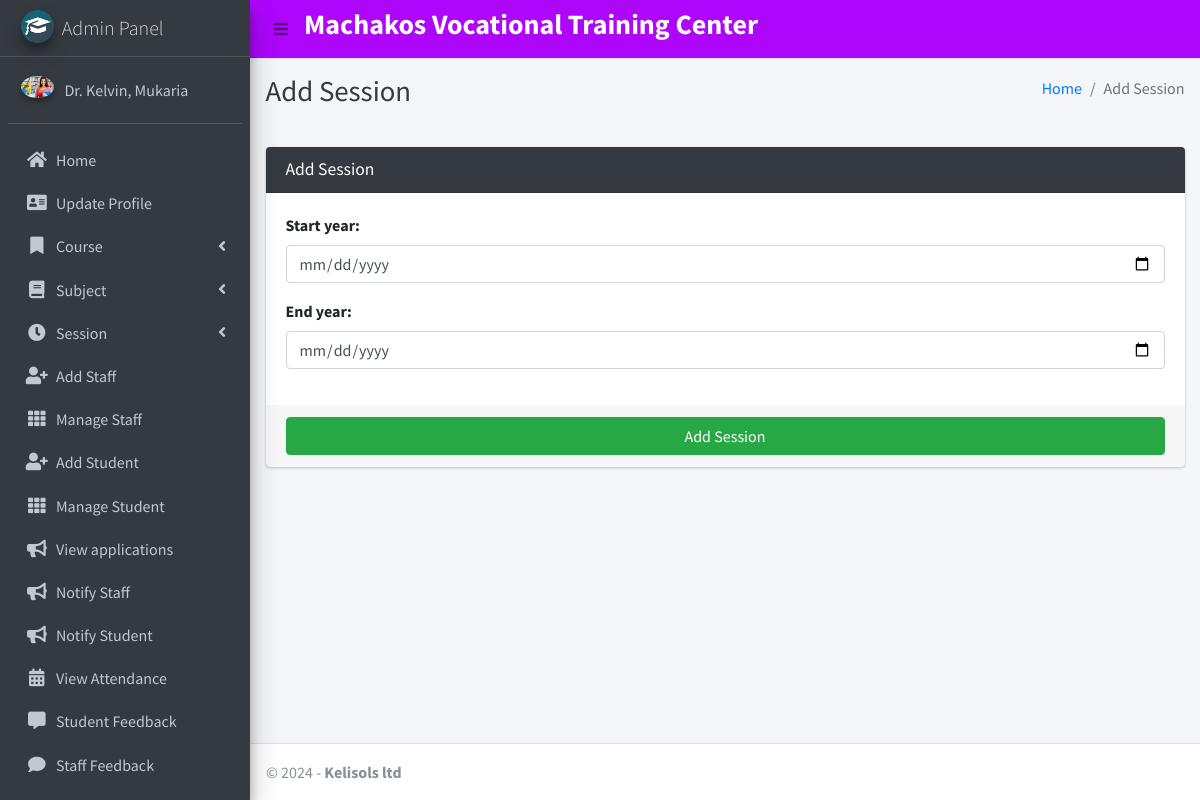
The page /add_session/ (signed in) on the database its author committed.
### main_app/models.py (models this page shows)
class CustomUser(AbstractUser):
    USER_TYPE = ((1, "HOD"), (2, "Staff"), (3, "Student"))
    GENDER = [("M", "Male"), ("F", "Female")]
    username = None  # Removed username, using email instead
    email = models.EmailField(unique=True)
    user_type = models.CharField(default=1, choices=USER_TYPE, max_length=1)
    gender = models.CharField(max_length=1, choices=GENDER)
    profile_pic = models.ImageField()
    address = models.TextField()
    fcm_token = models.TextField(default="")  # For firebase notifications
    created_at = models.DateTimeField(auto_now_add=True)
    updated_at = models.DateTimeField(auto_now=True)
    USERNAME_FIELD = "email"
    REQUIRED_FIELDS = []
    objects = CustomUserManager()
    def __str__(self):
        return self.last_name + ", " + self.first_name

### main_app/hod_views.py (the view, shortened to what this page needs)
# urls.py: path("add_session/", hod_views.add_session, name='add_session'),
def add_session(request):
    form = SessionForm(request.POST or None)
    context = {'form': form, 'page_title': 'Add Session'}
    return render(request, "hod_template/add_session_template.html", context)

### main_app/forms.py
class SessionForm(FormSettings):
    def __init__(self, *args, **kwargs):
        super(SessionForm, self).__init__(*args, **kwargs)
    class Meta:
        model = Session
        fields = '__all__'
        widgets = {
            'start_year': DateInput(attrs={'type': 'date'}),
            'end_year': DateInput(attrs={'type': 'date'}),
        }

### main_app/templates/hod_template/add_session_template.html
{% extends 'main_app/base.html' %}
{% load static %}
{% block page_title %}{{page_title}}{% endblock page_title %}
{% block content %}
<section class="content">
    <div class="container-fluid">
        <div class="row">
            <div class="col-md-12">
                <div class="card card-dark">
                    <div class="card-header">
                        <h3 class="card-title">{{page_title}}</h3>
                    </div>
                    {% include "main_app/form_template.html" with messages=messages  form=form button_text="Add Session"%}
                </div>
            </div>
        </div>
    </div>
</section>
{% endblock content %}

### main_app/templates/main_app/sidebar_template.html (shortened to what this page needs)
{% load static %}
<aside class="main-sidebar sidebar-dark-info elevation-4" >
    {% if request.user.user_type == '1' %}
    <a href="{% url 'admin_home' %}" class="brand-link">
        <img src="{% static 'dist/img/cmsl.png' %} " alt="AdminLTE Logo"
            class="brand-image img-circle elevation-3" >
        <span class="brand-text font-weight-light">Admin Panel</span>
    </a>
    <div class="sidebar" >
        <div class="user-panel mt-3 pb-3 mb-3 d-flex">
            <div class="image">
                <img src="{{ request.user.profile_pic}}" class="img-circle elevation-2" alt="User Image">
            </div>
            <div class="info">
                <a href="#" class="d-block">{{user}}</a>
            </div>
        </div>
        <nav class="mt-2">
            <ul class="nav nav-pills nav-sidebar flex-column" data-widget="treeview" role="menu" data-accordion="false">
                <li class="nav-item">
                    {% url 'admin_home' as admin_home %}
                    <a href="{{admin_home}}" class="nav-link {% if admin_home == request.path %} active {% endif %}">
                        <i class="nav-icon fas fa-home"></i>
                        <p>
                            Home
                        </p>
                    </a>
                </li>
                <li class="nav-item">
                    {% url 'admin_view_profile' as admin_view_profile %}
                    <a href="{{admin_view_profile}}"
                        class="nav-link {% if admin_view_profile == request.path %} active {% endif %}">
                        <i class="nav-icon fas fa-address-card"></i>
                        <p>
                            Update Profile
                        </p>
                    </a>
                </li>
                <li class="nav-item has-treeview">
                    <a href="#" class="nav-link">
                        <i class="nav-icon fas fa-bookmark"></i>
                        <p>
                            Course
                            <i class="fas fa-angle-left right"></i>
                        </p>
                    </a>
                </li>
                <li class="nav-item has-treeview">
                    <a href="#" class="nav-link">
                        <i class="nav-icon fas fa-book"></i>
                        <p>
                            Subject
                            <i class="fas fa-angle-left right"></i>
                        </p>
                    </a>
                </li>
                <li class="nav-item has-treeview">
                    <a href="#" class="nav-link">
                        <i class="nav-icon fas fa-clock"></i>
                        <p>
                            Session
                            <i class="fas fa-angle-left right"></i>
                        </p>
                    </a>
                </li>
                <li class="nav-item">
                    {% url 'add_staff' as add_staff %}
                    <a href="{{add_staff}}" class="nav-link {% if add_staff == request.path %} active {% endif %}">
                        <i class="nav-icon fas fa-user-plus"></i>
                        <p>
                            Add Staff
                        </p>
                    </a>
                </li>
                <li class="nav-item">
                    {% url 'manage_staff' as manage_staff %}
                    {% url 'edit_staff' staff_id as edit_staff %}
                    <a href="{{manage_staff}}"
                        class="nav-link {% if manage_staff == request.path or request.path == edit_staff %} active {% endif %}">
                        <i class="nav-icon fas fa-th"></i>
                        <p>
                            Manage Staff
                        </p>
                    </a>
                </li>
                <li class="nav-item">
                    {% url 'add_student' as add_student%}
                    <a href="{{add_student}}" class="nav-link  {% if add_student == request.path %} active {% endif %}">
                        <i class="nav-icon fas fa-user-plus"></i>
                        <p>
                            Add Student
                        </p>
                    </a>
                </li>
                <li class="nav-item">
                    {% url 'manage_student' as manage_student %}
                    {% url 'edit_student' student_id as edit_student %}
                    <a href="{{manage_student}}"
                        class="nav-link  {% if edit_student == request.path or manage_student == request.path %} active {% endif %}">
                        <i class="nav-icon fas fa-th"></i>
                        <p>
                            Manage Student
                        </p>
                    </a>
                </li>
                <li class="nav-item">
                    {% url 'applicants_list' as applicants_list %}
                    <a href="{{applicants_list}}"
                        class="nav-link {% if applicants_list == request.path %} active {% endif %}">
                        <i class="nav-icon fas fa-bullhorn"></i>
                        <p>
                            View applications
                        </p>
                    </a>
                </li>
                <li class="nav-item">
                    {% url 'admin_notify_staff' as admin_notify_staff %}
                    <a href="{{admin_notify_staff}}"
                        class="nav-link {% if admin_notify_staff == request.path %} active {% endif %}">
                        <i class="nav-icon fas fa-bullhorn"></i>
                        <p>
                            Notify Staff
                        </p>
                    </a>
                </li>
                <li class="nav-item">
                    {% url 'admin_notify_student' as admin_notify_student %}
                    <a href="{{admin_notify_student}}"
                        class="nav-link {% if admin_notify_student == request.path %} active {% endif %}">
                        <i class="nav-icon fas fa-bullhorn"></i>
                        <p>
                            Notify Student
                        </p>
                    </a>
                </li>
                <li class="nav-item">
                    {% url 'admin_view_attendance' as admin_view_attendance %}
                <li class="nav-item">
                    <a href="{{admin_view_attendance}}"
                        class="nav-link  {% if admin_view_attendance == request.path %} active {% endif %}">
                        <i class="nav-icon fas fa-calendar-alt"></i>
                        <p>
                            View Attendance
                        </p>
                    </a>
                </li>
                <li class="nav-item">
                    {% url 'student_feedback_message' as student_feedback_message %}
                    <a href="{{ student_feedback_message }}"
                        class="nav-link  {% if student_feedback_message == request.path %} active {% endif %}">
                        <i class="nav-icon fas fa-comment-alt"></i>
                        <p>
                            Student Feedback
                        </p>
                    </a>
                </li>
                <li class="nav-item">
                    {% url 'staff_feedback_message' as staff_feedback_message %}
                    <a href="{{staff_feedback_message}}"
                        class="nav-link   {% if staff_feedback_message == request.path %} active {% endif %}">
                        <i class="nav-icon fas fa-comment"></i>
                        <p>
                            Staff Feedback
                        </p>
                    </a>
                </li>
                <li class="nav-item">
                    {% url 'view_staff_leave' as view_staff_leave %}
                    <a href="{{view_staff_leave}}"
                        class="nav-link  {% if view_staff_leave == request.path %} active {% endif %}">
                    </a>
                </li>
                                        {% endif %}
                                    </ul>
                                </nav>
                            </div>
</aside>

### rows shown on the page
CustomUser: user.profile_pic (picture), last_name+first_name "Dr. Kelvin, Mukaria"

### other values the page prints
{{ page_title }} "Add Session"
{{ field.label_tag }} "Start year:" "End year:"
{{ button_text }} "Add Session"
